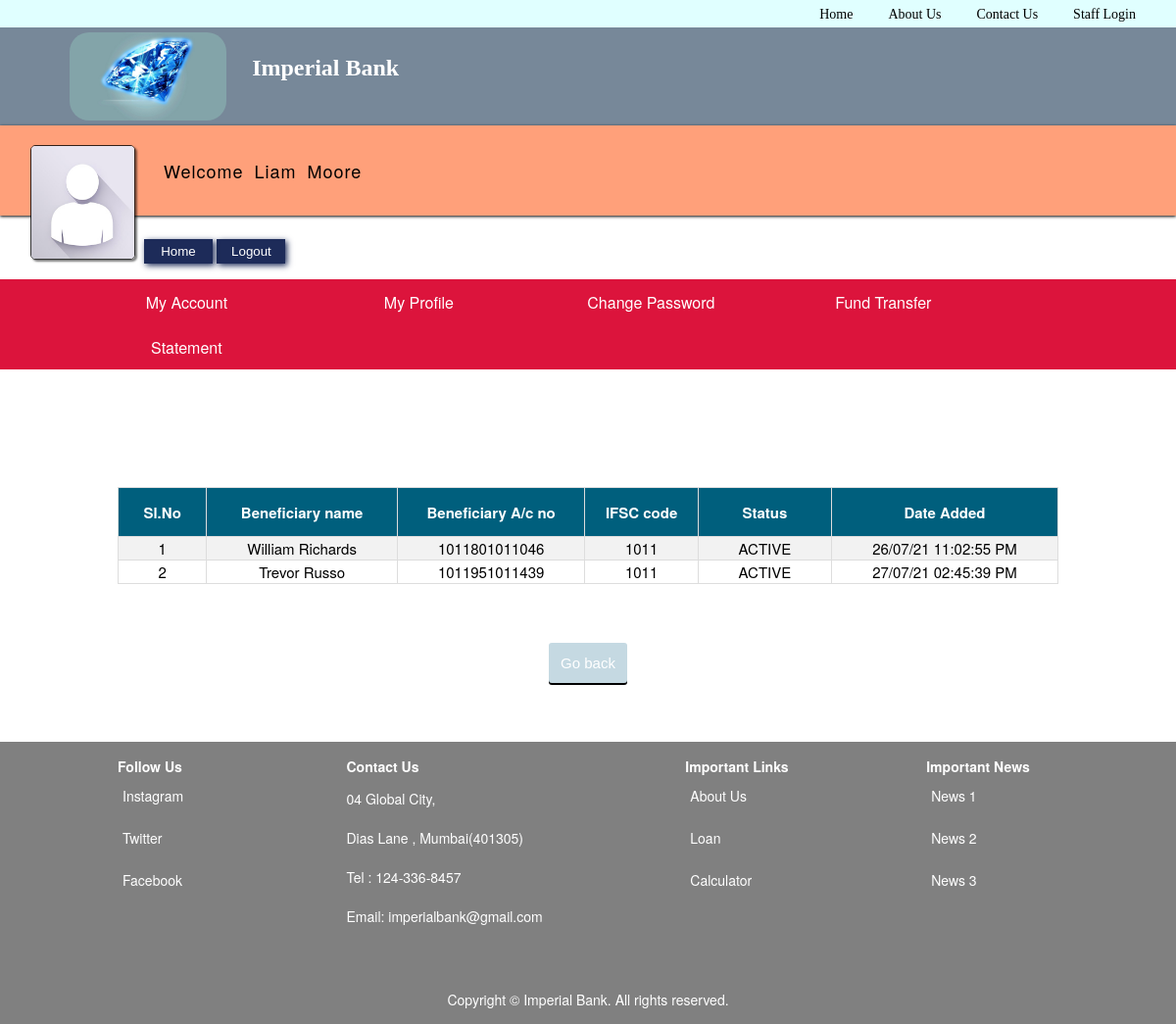
The page /view_beneficiary.php (signed in) on the database its author committed.
### tables this page shows
CREATE TABLE `beneficiary_1010112` (
  `id` int(255) NOT NULL,
  `Beneficiary_name` varchar(255) DEFAULT NULL,
  `Beneficiary_ac_no` varchar(255) DEFAULT NULL,
  `IFSC_code` varchar(255) DEFAULT NULL,
  `Account_type` varchar(255) DEFAULT NULL,
  `Status` varchar(255) DEFAULT NULL,
  `Date_added` varchar(255) DEFAULT NULL
);

### view_beneficiary.php (the view, shortened to what this page needs)
<?php
include 'header.php';
include 'customer_profile_header.php' ;
?>
<html>
<body>
<head><titleView Beneficiary></title>
<link rel="stylesheet" type="text/css" href="css/view_beneficiary.css"/>
</head>
    <div class="delete_beneficiary_container">
        <table border=1px>
            <th>Sl.No</<th>
            <th>Beneficiary name</<th>
            <th>Beneficiary A/c no</<th>
            <th>IFSC code</<th>
            <th>Status</<th>
            <th>Date Added</<th><br>
<?php
    include 'db_connect.php';
    $cust_id = $_SESSION['customer_Id'];
    $sql = "SELECT * from beneficiary_$cust_id";
    $result = $conn->query($sql);
    if($result->num_rows > 0){
        $Sl_no = 1 ;
        while($row = $result->fetch_assoc()){
            echo '
            <tr>
            <td>'.$Sl_no++.'</td>
			<td>'.$row['Beneficiary_name'].'</td>
            <td>'.$row['Beneficiary_ac_no'].'</td>
            <td>'.$row['IFSC_code'].'</td>
            <td>'.$row['Status'].'</td>
            <td>'.$row['Date_added'].'</td>
             ';
        }
    }
    else{
         echo '<script>alert("No Beneficiary found")</script>';
    }
?>
</table>
            <input type="submit" name="go_back" value="Go back" onclick="history.back()" >
<?php include 'footer.php' ; ?>
</body>
</html>

### css/header.css (style rules this page uses)
* { margin: 0px; }
body { font-family: verdana, "Helvetica Neue", Helvetica, Arial, sans-serif; }

### css/view_beneficiary.css (style rules this page uses)
table { margin: 10% auto; width: 80%; font-size: 15px; border-collapse: collapse; border: 1px rgb(221, 221, 221); text-align: center; }
table th { color: white; height: 50px; background-color: #005f7d; }
tr:nth-child(even) { background-color: rgb(242, 242, 242); }
tr:nth-child(odd) { background-color: white; }
td { padding-left: 40px; padding-right: 40px; }
input[name="go_back"] { color: white; font-size: 15px; background-color: #c5d9e2; border-radius: 3px; box-shadow: 0px 2px black; border: 0px; display: block; margin: 0px auto; margin-top: -5%; margin-bottom: 5%; padding: 1%; cursor: pointer; }

### css/footer.css (style rules this page uses)
body { margin: 0px; }

### rows shown on the page
beneficiary_1010112: Beneficiary_name "William Richards", Beneficiary_ac_no "1011801011046", IFSC_code "1011", Status "ACTIVE", Date_added "26/07/21 11:02:55 PM"
beneficiary_1010112: Beneficiary_name "Trevor Russo", Beneficiary_ac_no "1011951011439", IFSC_code "1011", Status "ACTIVE", Date_added "27/07/21 02:45:39 PM"

### other values the page prints
$_SESSION['Username'] "Liam Moore"
